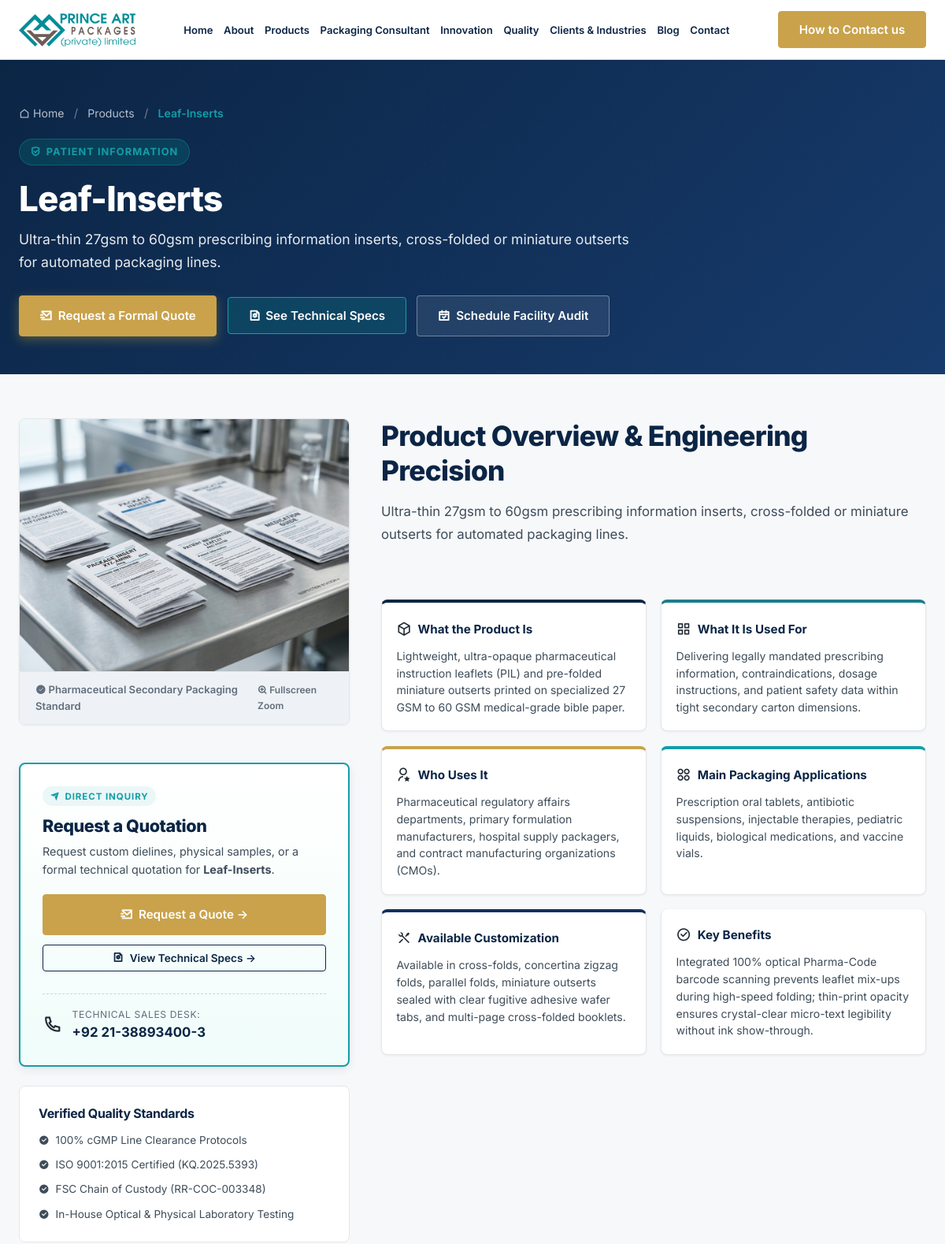
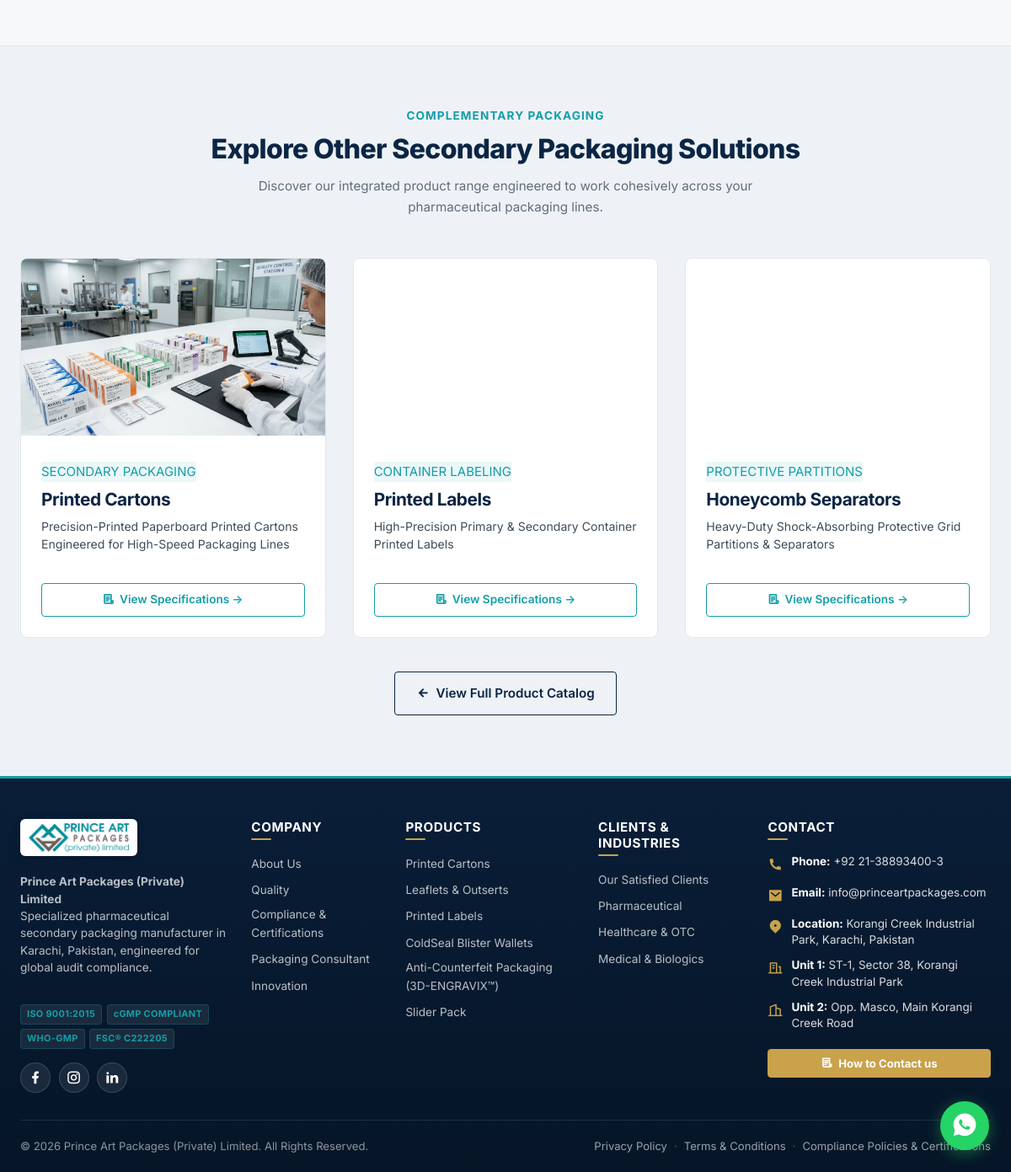
The page /product-detail.php?slug=leaf-inserts on the database its author committed (2 pictures, top to bottom).
### tables this page shows
CREATE TABLE `nav_links` (
  `id` int(11) NOT NULL AUTO_INCREMENT,
  `label` varchar(100) NOT NULL,
  `url` varchar(500) NOT NULL,
  `sort_order` int(11) NOT NULL DEFAULT 0,
  `is_active` tinyint(1) NOT NULL DEFAULT 1,
  `open_new_tab` tinyint(1) NOT NULL DEFAULT 0,
  PRIMARY KEY (`id`),
  KEY `idx_nav_active_sort` (`is_active`,`sort_order`)
);

CREATE TABLE `cta_buttons` (
  `id` int(11) NOT NULL AUTO_INCREMENT,
  `page_id` int(11) NOT NULL,
  `label` varchar(150) NOT NULL,
  `url` varchar(500) NOT NULL,
  `action_type` varchar(20) NOT NULL DEFAULT 'link',
  `style` varchar(50) NOT NULL DEFAULT 'btn-gold',
  `icon` varchar(100) DEFAULT NULL,
  `placement` varchar(100) NOT NULL,
  `sort_order` int(11) NOT NULL DEFAULT 0,
  `is_active` tinyint(1) NOT NULL DEFAULT 1,
  PRIMARY KEY (`id`),
  KEY `idx_cta_page_placement` (`page_id`,`placement`),
  KEY `idx_cta_active_sort` (`is_active`,`sort_order`),
  CONSTRAINT `cta_buttons_ibfk_1` FOREIGN KEY (`page_id`) REFERENCES `pages` (`id`) ON DELETE CASCADE
);

CREATE TABLE `products` (
  `id` int(11) NOT NULL AUTO_INCREMENT,
  `name` varchar(150) NOT NULL,
  `slug` varchar(150) NOT NULL,
  `category` varchar(100) DEFAULT NULL,
  `short_description` varchar(300) DEFAULT NULL,
  `description` text DEFAULT NULL,
  `spec_sheet` text DEFAULT NULL,
  `image_path` varchar(255) DEFAULT NULL,
  `meta_title` varchar(160) DEFAULT NULL,
  `meta_description` varchar(300) DEFAULT NULL,
  `is_published` tinyint(1) DEFAULT 1,
  `created_at` timestamp NOT NULL DEFAULT current_timestamp(),
  PRIMARY KEY (`id`),
  UNIQUE KEY `slug` (`slug`),
  KEY `idx_prod_pub_cat` (`is_published`,`category`)
);

### public_site/product-detail.php (the view, shortened to what the rows shown need)
<?php
$pageSlug = 'product-detail';
require_once __DIR__ . '/../includes/functions.php';
$pdo = get_db();
$slug = trim($_GET['slug'] ?? '');
$id   = (int)($_GET['id'] ?? 0);
$currentProduct = null;
$currentSlug = '';
$dbProduct = null;
if ($slug !== '' && isset($productSpecsCatalog[$slug])) {
    $currentProduct = $productSpecsCatalog[$slug];
    $currentSlug = $slug;
}
if (!$dbProduct) {
    $dbProd = $pdo->prepare("SELECT * FROM products WHERE slug = ? OR slug = ? OR name = ? LIMIT 1");
    $slugAlt = ($currentSlug === 'temper-evident-cartons') ? 'tamper-evident' : (($currentSlug === 'printed-cartons') ? 'folding-cartons' : $currentSlug);
    $dbProd->execute([$currentSlug, $slugAlt, $currentProduct['name'] ?? '']);
    $dbProduct = $dbProd->fetch(PDO::FETCH_ASSOC);
}
if ($dbProduct) {
    if (!empty($dbProduct['name'])) {
        $currentProduct['name'] = $dbProduct['name'];
    }
    if (!empty($dbProduct['category'])) {
        $currentProduct['category'] = $dbProduct['category'];
    }
    if (!empty($dbProduct['short_description'])) {
        $currentProduct['tagline'] = $dbProduct['short_description'];
    }
    if (!empty($dbProduct['description'])) {
        $currentProduct['overview'] = strip_tags($dbProduct['description']);
    }
    if (!empty($dbProduct['image_path'])) {
        $currentProduct['image'] = $dbProduct['image_path'];
    }
}
$productMediaList = [];
if ($dbProduct && !empty($dbProduct['id'])) {
    $productMediaList = get_product_media((int)$dbProduct['id']);
}
require __DIR__ . '/includes/header.php';
?>
<section class="product-hero-section" style="background: linear-gradient(135deg, var(--navy-dark) 0%, #173b6c 100%); color: #ffffff; padding: 3.5rem 0 3rem 0; position: relative; overflow: hidden;">
  <div class="container" style="position: relative; z-index: 2;">
    <nav class="breadcrumb-nav" aria-label="Breadcrumb" style="margin-bottom: 1.25rem;">
      <a href="index.php" style="color: rgba(255,255,255,0.7); text-decoration: none; font-size: 0.88rem;"><i class="ri-home-line"></i> Home</a>
      <span style="color: rgba(255,255,255,0.4); margin: 0 0.5rem;">/</span>
      <a href="products.php" style="color: rgba(255,255,255,0.7); text-decoration: none; font-size: 0.88rem;">Products</a>
      <span style="color: rgba(255,255,255,0.4); margin: 0 0.5rem;">/</span>
      <span style="color: var(--teal-brand); font-size: 0.88rem; font-weight: 600;"><?= h($currentProduct['name']) ?></span>
    </nav>
    <div class="product-hero-header" style="max-width: 900px;">
      <span class="product-category-pill" style="display: inline-flex; align-items: center; gap: 0.4rem; background: rgba(0,168,150,0.18); color: var(--teal-brand); border: 1px solid rgba(0,168,150,0.35); padding: 0.35rem 0.85rem; border-radius: 30px; font-size: 0.8rem; font-weight: 700; letter-spacing: 0.08em; text-transform: uppercase; margin-bottom: 1rem;">
        <i class="ri-shield-check-line"></i> <?= h($currentProduct['category']) ?>
      </span>
      <h1 class="product-hero-title" style="font-size: 2.75rem; font-weight: 800; color: #ffffff; line-height: 1.2; margin-bottom: 0.75rem;">
        <?= h($currentProduct['name']) ?>
      </h1>
      <p class="product-hero-tagline" style="font-size: 1.1rem; line-height: 1.6; color: rgba(255,255,255,0.9); margin-bottom: 1.75rem;">
        <?= h($currentProduct['tagline']) ?>
      </p>
      <div class="product-hero-ctas" style="display: flex; gap: 0.85rem; align-items: center; flex-wrap: wrap;">
        <a href="contact.php?product=<?= urlencode($currentProduct['name']) ?>#enquiry-form" class="btn btn-gold btn-lg" style="box-shadow: 0 4px 14px rgba(212,175,55,0.35);">
        </a>
        <button type="button" class="btn btn-outline-teal btn-lg open-specs-modal" style="border-color: var(--teal-brand); color: #ffffff; background: rgba(0,168,150,0.18); cursor: pointer;">
        </button>
        <a href="contact.php?product=<?= urlencode($currentProduct['name']) ?>&action=audit#enquiry-form" class="btn btn-outline-white btn-lg" style="color: #ffffff; border-color: rgba(255,255,255,0.35); background: rgba(255,255,255,0.08);">
        </a>
      </div>
    </div>
  </div>
</section>
<section class="section product-detail-body" style="padding: 3.5rem 0;">
  <div class="container">
    <div class="product-detail-grid">
      <div class="product-visual-col">
        <div class="product-image-card" id="mainProductImageContainer" style="margin-bottom: <?= !empty($productMediaList) ? '0.75rem' : '1.5rem' ?>; cursor: pointer; position: relative;" onclick="openCurrentImageLightbox()" title="Click to view fullscreen">
          <img id="mainProductImage" src="<?= h($currentProduct['image']) ?>" alt="<?= h($currentProduct['name']) ?>" class="product-detail-main-img" style="width:100%; aspect-ratio:4/3; object-fit:cover; display:block; transition: opacity 0.2s ease-in-out;" loading="eager">
          <div class="product-image-caption" id="mainProductCaption" style="display:flex; justify-content:space-between; align-items:center;">
            <span><i class="ri-checkbox-circle-fill text-teal"></i> <span id="mainProductCaptionText">Pharmaceutical Secondary Packaging Standard</span></span>
            <span style="font-size:0.75rem; color:var(--text-muted);"><i class="ri-zoom-in-line text-teal"></i> Fullscreen Zoom</span>
          </div>
        </div>
        <div class="card product-rfq-card">
          <p>
            Request custom dielines, physical samples, or a formal technical quotation for <strong><?= h($currentProduct['name']) ?></strong>.
          </p>
        </div>
      </div>
      <div class="product-specs-col">
        <div class="product-specs-intro" style="margin-bottom: 2rem;">
          <h2 style="font-size: 2.2rem; color: var(--navy-dark); font-weight: 800; line-height: 1.25; margin-bottom: 1rem;">
            Product Overview &amp; Engineering Precision
          </h2>
        </div>
      </div>
    </div>
  </div>
</section>
<section class="section" style="background: var(--bg-alt); padding: 4.5rem 0; border-top: 1px solid var(--border-color);">
  <div class="container">
    <div class="section-header" style="text-align: center; max-width: 700px; margin: 0 auto 3rem auto;">
      <h2 style="font-size: 2rem; color: var(--navy-dark); font-weight: 800;">Explore Other Secondary Packaging Solutions</h2>
    </div>
  </div>
</section>
<?php require __DIR__ . '/includes/footer.php'; ?>

### public_site/includes/header.php (shortened to what the rows shown need)
<?php
require_once __DIR__ . '/../../includes/functions.php';
$navCurrent = $pageSlug ?? 'home';
$rawNav     = get_nav_links();
$navLinks   = [];
$seenNav    = [];
foreach ($rawNav as $l) {
    $norm = strtolower(trim($l['label'] ?? ''));
    if (!isset($seenNav[$norm])) {
        $seenNav[$norm] = true;
        $navLinks[] = $l;
    }
}
?>
<!DOCTYPE html>
<html lang="en">
<head>
  <link rel="stylesheet" href="assets/fonts/remixicon.css">
  <link rel="stylesheet" href="assets/css/prince-art.css?v=<?= file_exists(__DIR__ . '/../assets/css/prince-art.css') ? filemtime(__DIR__ . '/../assets/css/prince-art.css') : time() ?>">
</head>
<body>
  <header class="main-header">
    <div class="container header-inner">
      <nav>
        <ul class="nav-links">
          <?php if (!empty($navLinks)): ?>
            <?php foreach ($navLinks as $link): ?>
              <?php
                $cleanUrl = preg_replace('/\.php$/i', '', $link['url']);
                $cleanUrl = ($cleanUrl === 'index') ? 'index' : $cleanUrl;
                $linkSlug = basename($cleanUrl);
                $linkSlug = ($linkSlug === 'index' || $linkSlug === '') ? 'home' : $linkSlug;
                $isActive = ($navCurrent === $linkSlug);
              ?>
              <li>
                <a href="<?= h($cleanUrl) ?>"
                   class="<?= $isActive ? 'active' : '' ?>"
                   <?= $link['open_new_tab'] ? 'target="_blank" rel="noopener"' : '' ?>>
                  <?= h($link['label']) ?>
                </a>
              </li>
            <?php endforeach; ?>
          <?php endif; ?>
        </ul>
      </nav>
      <div class="header-actions">
        <?= render_cta_buttons('global', 'header', '<a href="contact" class="btn btn-gold btn-sm header-cta-btn">Request a Quote</a>') ?>
      </div>
    </div>
  </header>
  <main class="page-section active">

### includes/functions.php (shortened to what the rows shown need)
<?php
$_pac_cta_cache      = null;
function clean_mojibake(?string $str): string {
    static $mojibakeMap = [
        "\xce\x93\xc3\x87\xc3\xb3" => '•',
        "\xce\x93\xc3\x87\xc3\xb4" => '–',
        "\xce\x93\xc3\x87\xc3\xb6" => '—',
        "\xce\x93\xc3\xa4\xc3\xb3" => '™',
        "\xce\x93\xc3\x87\xc3\x96" => '’',
        "\xce\x93\xc3\x87\xc2\xa3" => '“',
        "\xce\x93\xc3\x87\xc2\xa5" => '”',
        "\xc2\xba\xc2\xb0"         => '°',
        'ΓÇó' => '•',
        'ΓÇô' => '–',
        'ΓÇö' => '—',
        'Γäó' => '™',
        'ΓÇÖ' => '’',
        'ΓÇ£' => '“',
        'ΓÇ¥' => '”',
        '┬░'  => '°',
        'гÇó' => '•',
        'гÇô' => '–',
        'гÇö' => '—',
        'гäó' => '™',
        'гÇÖ' => '’',
    ];
    return str_replace(array_keys($mojibakeMap), array_values($mojibakeMap), $str);
}
function h(?string $value): string {
    return htmlspecialchars(clean_mojibake($value), ENT_QUOTES, 'UTF-8');
}
function preload_cta_buttons(): void {
    $_pac_cta_cache = [];
    try {
        $pdo = get_db();
        $rows = $pdo->query(
            "SELECT cb.*, p.slug AS page_slug
             FROM cta_buttons cb
             JOIN pages p ON p.id = cb.page_id
             WHERE cb.is_active = 1
             ORDER BY cb.sort_order ASC"
        )->fetchAll();
        foreach ($rows as $row) {
            $key = $row['page_slug'] . '|' . $row['placement'];
            $dedupeKey = $key . '|' . strtolower(trim($row['label']));
            if (!isset($_pac_cta_cache[$key])) {
                $_pac_cta_cache[$key] = [];
            }
            $_pac_cta_cache[$key][] = $row;
        }
    } catch (\Throwable $e) {
    }
}
function get_cta_buttons(string $pageSlug, string $placement): array {
    global $_pac_cta_cache;
    if ($_pac_cta_cache === null) {
        preload_cta_buttons();
    }
    $cacheKey = $pageSlug . '|' . $placement;
    return $_pac_cta_cache[$cacheKey] ?? [];
}
function render_cta_buttons(string $pageSlug, string $placement, string $fallbackHtml = ''): string {
    $buttons = get_cta_buttons($pageSlug, $placement);
    if (empty($buttons)) {
        return $fallbackHtml;
    }
    $html = '';
    foreach ($buttons as $btn) {
        $icon = !empty($btn['icon']) ? '<i class="' . h($btn['icon']) . '"></i> ' : '';
        $style = !empty($btn['style']) ? h($btn['style']) : 'btn-gold';
        $actionType = $btn['action_type'] ?? 'link';
        $sourceBtnLabel = h($btn['label']) . ' (' . ucfirst($pageSlug) . ' — ' . ucfirst($placement) . ')';
        $extraClass = '';
        $extraStyle = '';
        if ($placement === 'footer') {
            $extraClass = ' footer-cta-btn';
            $extraStyle = ' style="margin-top:0.65rem; cursor:pointer; width:100%; justify-content:center;"';
        } elseif ($placement === 'header') {
            $extraClass = ' header-cta-btn';
        }
        if ($actionType === 'submit' || $placement === 'form_submit') {
            $html .= '<button type="submit" class="btn ' . $style . $extraClass . '" style="width:100%;">' . $icon . h($btn['label']) . '</button>';
        } elseif ($actionType === 'popup') {
            $btnStyleAttr = ($placement === 'footer') ? $extraStyle : ' style="cursor:pointer;"';
            $html .= '<button type="button" class="btn ' . $style . $extraClass . ' open-rfq-modal" data-source-button="' . h($sourceBtnLabel) . '"' . $btnStyleAttr . '>' . $icon . h($btn['label']) . '</button>';
        } else {
            $html .= '<a href="' . h($btn['url']) . '" class="btn ' . $style . $extraClass . '"' . $extraStyle . '>' . $icon . h($btn['label']) . '</a>';
        }
    }
    return $html;
}
function get_nav_links(): array {
    try {
        $pdo = get_db();
        $raw = $pdo->query(
            "SELECT * FROM nav_links WHERE is_active = 1 ORDER BY sort_order ASC, id ASC"
        )->fetchAll();
        $deduped = [];
        $seen = [];
        foreach ($raw as $link) {
            $key = strtolower(trim($link['label']));
            if (!isset($seen[$key])) {
                $seen[$key] = true;
                $deduped[] = $link;
            }
        }
        $_pac_nav_cache = $deduped;
        return $_pac_nav_cache;
    } catch (\Throwable $e) {
        return [];
    }
}

### rows shown on the page
nav_links: label "Home"
nav_links: label "About"
nav_links: label "Products"
nav_links: label "Packaging Consultant"
nav_links: label "Innovation"
nav_links: label "Quality"
nav_links: label "Clients & Industries"
nav_links: label "Blog"
nav_links: label "Contact"
cta_buttons: label "How to Contact us"
products: name "Leaf-Inserts", category "PATIENT INFORMATION", image_path (picture)

### other values the page prints
$currentProduct['tagline'] "Ultra-thin 27gsm to 60gsm prescribing information inserts, cross-folded or miniature outserts for automated packaging lines."
$currentProduct['overview'] "Ultra-thin 27gsm to 60gsm prescribing information inserts, cross-folded or miniature outserts for automated packaging lines."
$currentProduct['what_it_is'] "Lightweight, ultra-opaque pharmaceutical instruction leaflets (PIL) and pre-folded miniature outserts printed on specialized 27 GSM to 60 GSM medical-grade bible paper."
$currentProduct['what_used_for'] "Delivering legally mandated prescribing information, contraindications, dosage instructions, and patient safety data within tight secondary carton dimensions."
$currentProduct['who_uses_it'] "Pharmaceutical regulatory affairs departments, primary formulation manufacturers, hospital supply packagers, and contract manufacturing organizations (CMOs)."
$currentProduct['main_applications'] "Prescription oral tablets, antibiotic suspensions, injectable therapies, pediatric liquids, biological medications, and vaccine vials."
$currentProduct['customization'] "Available in cross-folds, concertina zigzag folds, parallel folds, miniature outserts sealed with clear fugitive adhesive wafer tabs, and multi-page cross-folded booklets."
$currentProduct['key_benefits'] "Integrated 100% optical Pharma-Code barcode scanning prevents leaflet mix-ups during high-speed folding; thin-print opacity ensures crystal-clear micro-text legibility without ink show-through."
$relProd['category'] "SECONDARY PACKAGING"
$relProd['name'] "Printed Cartons"
$relProd['tagline'] "Precision-Printed Paperboard Printed Cartons Engineered for High-Speed Packaging Lines"
$relProd['category'] "CONTAINER LABELING"
$relProd['name'] "Printed Labels"
$relProd['tagline'] "High-Precision Primary & Secondary Container Printed Labels"
$relProd['category'] "PROTECTIVE PARTITIONS"
